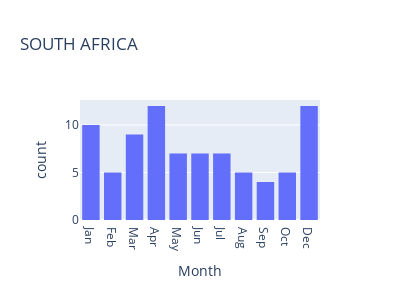

Source (notebook cell):
### Code cell
hist_SouthA = px.histogram(df4[df4['Country']=="SOUTH AFRICA"], x="Month", width=400, height=300, title="SOUTH AFRICA")
hist_SouthA.show()

### Figure 1 — Plotly figure (JSON) as saved in the notebook; plotly's stock layout.template omitted (floating-point values rounded to 4 significant figures)
{"data": [{"alignmentgroup": "True", "bingroup": "x", "hovertemplate": "Month=%{x}<br>count=%{y}<extra></extra>", "legendgroup": "", "marker": {"color": "#636efa", "pattern": {"shape": ""}}, "name": "", "offsetgroup": "", "orientation": "v", "showlegend": false, "type": "histogram", "x": ["Jan", "Jan", "Jan", "Jan", "Jan", "Jan", "Jan", "Jan", "Jan", "Jan", "Feb", "Feb", "Feb", "Feb", "Feb", "Mar", "Mar", "Mar", "Mar", "Mar", "Mar", "Mar", "Mar", "Mar", "Apr", "Apr", "Apr", "Apr", "Apr", "Apr", "Apr", "Apr", "Apr", "Apr", "Apr", "Apr", "May", "May", "May", "May", "May", "May", "May", "Jun", "Jun", "Jun", "Jun", "Jun", "Jun", "Jun", "Jul", "Jul", "Jul", "Jul", "Jul", "Jul", "Jul", "Aug", "Aug", "Aug", "Aug", "Aug", "Sep", "Sep", "Sep", "Sep", "Oct", "Oct", "Oct", "Oct", "Oct", "Dec", "Dec", "Dec", "Dec", "Dec", "Dec", "Dec", "Dec", "Dec", "Dec", "Dec", "Dec"], "xaxis": "x", "yaxis": "y"}], "layout": {"barmode": "relative", "height": 300, "legend": {"tracegroupgap": 0}, "title": {"text": "SOUTH AFRICA"}, "width": 400, "xaxis": {"anchor": "y", "domain": [0, 1], "title": {"text": "Month"}}, "yaxis": {"anchor": "x", "domain": [0, 1], "title": {"text": "count"}}}}
